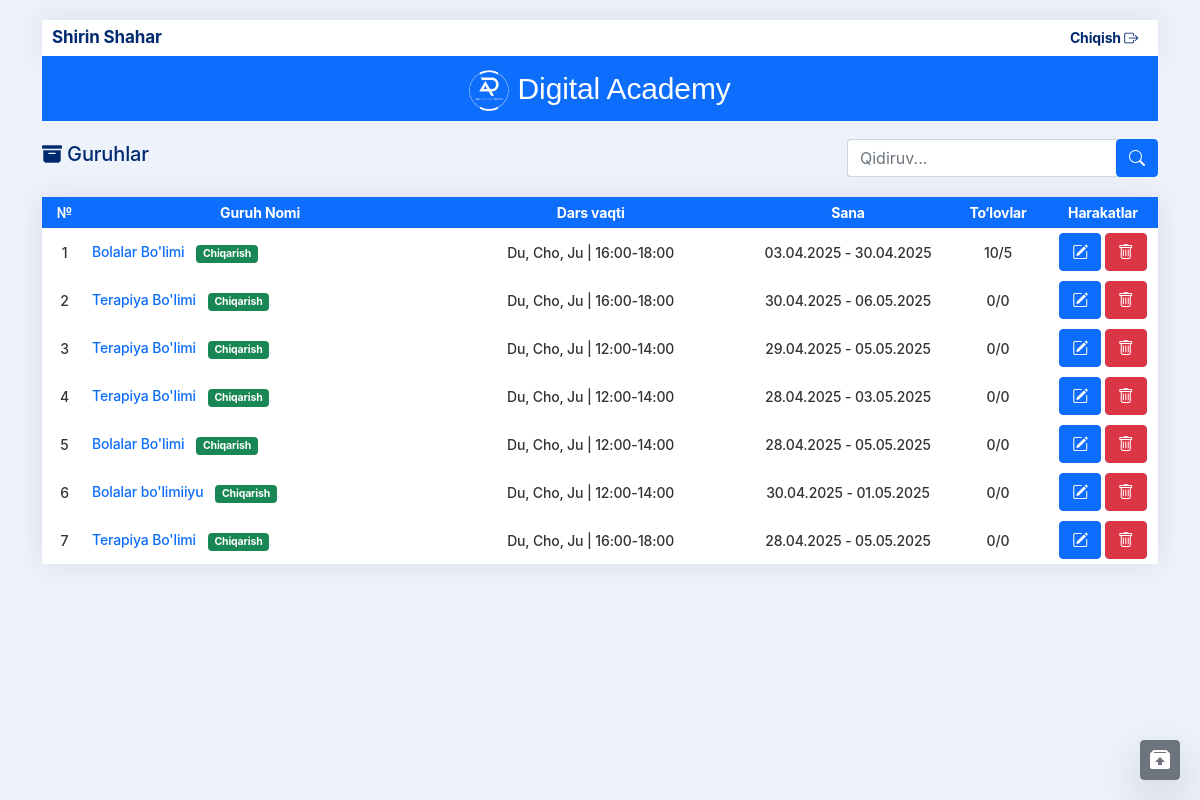
Screenshot of /arxiv-guruhlar/ (signed in) with the database file from the repository.
### center/models.py (models this page shows, shortened)
class Group(models.Model):
    DAYS_CHOICES = [
        ('Du, Cho, Ju', 'Du, Cho, Ju'),
        ('Se, Pa, Sha', 'Se, Pa, Sha'),
    ]
    name = models.CharField(max_length=100)
    start_date = models.DateField()
    end_date = models.DateField(null=True, blank=True)
    days = models.CharField(max_length=50, choices=DAYS_CHOICES, blank=True, null=True)  # Dars kunlari
    time = models.CharField(max_length=20, blank=True, null=True)  # Dars vaqti
    is_archived = models.BooleanField(default=False)  # Arxivlangan guruh

### center/views.py (the view)
# urls.py: path('arxiv-guruhlar/', views.archived_groups, name='archived_groups'),
@login_required
def archived_groups(request):
    groups = Group.objects.filter(is_archived=True)
    for group in groups:
        group_students = group.students.all()
        group.student_count = group_students.count()
        group.paid_count = group_students.filter(payments__isnull=False).distinct().count()
    return render(request, 'center/archived_groups.html', {'groups': groups})

### center/templates/center/archived_groups.html (shortened to what this page needs)
{% extends "center/base.html" %}
{% block content %}
{% load static %}
<div class="mb-2">
    <div class="topbar">
        <div class="city">
            Shirin Shahar
        </div>
        <div>
            <a href="{% url 'logout' %}" class="exit">Chiqish <i class="bi bi-box-arrow-right"></i></a>
        </div>
    </div>
    <header>
        <div class="logo">
            <img style="width:40px;" src="{% static 'image/logo.png' %}" alt="">
             Digital Academy
        </div>
    </header>
</div>
    <div class="group-search">
        <h5 style="color: #012970;"><i class="bi bi-archive-fill"></i> Guruhlar</h5>
        <form class="d-flex justify-content-center align-items-center" method="get" action="{% url 'home' %}">
                <input class="form-control search" type="search" placeholder="Qidiruv..." aria-label="Search" name="q" value="{{ query }}">
                <button style=" z-index: 1;" class="btn btn-primary" type="submit"><i class="bi bi-search"></i></button>
        </form>
    </div>
    <div class="group-table">
        <table>
            <thead>
                <tr>
                    <th style="width: 45px;">№</th>
                    <th>Guruh Nomi</th>
                    <th>Dars vaqti</th>
                    <th style="width: 200px;">Sana</th>
                    <th style="width: 100px;">To‘lovlar</th>
                    <th style="width: 110px;">Harakatlar</th>
                </tr>
            </thead>
            <tbody>
                {% for group in groups %}
                <tr>
                    <td>{{ forloop.counter }}</td>
                    <td class="text-start">
                    <a href="{% url 'group_detail' group.id %}">{{ group.name }}</a>
                    <a href="{% url 'unarchive_group' group.id %}">
                        <span class="badge bg-success  ms-2">Chiqarish</span>
                    </a>
                    </td>
                    <td>{{ group.days }} | {{ group.time }}</td>
                    <td>{{ group.start_date|date:"d.m.Y" }} - {{ group.end_date|date:"d.m.Y" }}</td>
                    <td>{{ group.student_count }}/{{ group.paid_count }}</td>
                    <td class="actions">
                        <a href="{% url 'edit_group' group.id %}" class="btn btn-primary"><i class="bi bi-pencil-square"></i></a>
                        <a href="#" class="btn btn-danger" data-bs-toggle="modal" data-bs-target="#confirmDeleteGroupModal" onclick="prepareGroupDelete({{ group.id }})"><i class="bi bi-trash"></i></a>
                    </td>
                </tr>
                {% empty %}
                <tr><td colspan="7" class="text-danger">Hozircha arxivda guruhlar mavjud emas</td></tr>
                {% endfor %}
            </tbody>
        </table>
    </div>
      <a href="{% url 'home' %}" class="btn btn-secondary shadow-lg rounded-5 d-flex align-items-center justify-content-center" style="width: 40px; height: 40px; position: fixed; bottom: 20px; right: 20px;">
        <img class="text-light" src="{% static 'image/svg/bxs-archive-out.svg' %}" alt="">
      </a>
{% endblock %}

### center/static/css/xxx.css (style rules this page uses)
body { font-family: -apple-system, BlinkMacSystemFont, "Segoe UI", Roboto, "Helvetica Neue", Arial, sans-serif; font-weight: 500; font-size: 14px; letter-spacing: -0.01em; background: rgb(238 242 250); padding: 20px 0px; color: #333; margin: 0; }
.topbar { background-color: #ffffff; padding: 5px 10px; text-align: center; font-size: 17px; font-weight: bold; display: flex; justify-content: space-between; align-items: center; box-shadow: 0px 0 30px rgba(1, 41, 112, 0.1); color: #012970; }
.exit { color: #012970; padding: 5px 10px; border: none; border-radius: 5px; cursor: pointer; font-size: 14px; }
header { background-color: #0d6efd; color: #fff; padding: 10px; text-align: center; }
.logo { font-family: 'Trebuchet MS', 'Lucida Sans Unicode', 'Lucida Grande', 'Lucida Sans', Arial, sans-serif; font-size: 30px; }
table { width: 100%; border-collapse: collapse; white-space: nowrap; box-shadow: 0px 0 30px rgba(1, 41, 112, 0.1); border-radius: 5px; padding: 10px; }
td, th { padding: 5px; text-align: center; }
th { background-color: #0d6efd; color: rgb(255, 255, 255); }
input { padding: 10px; border: 1px solid #ccc; border-radius: 4px; width: 100%; }
a { text-decoration: none; }
tr { background-color: #ffffff; }
.search { border-right: none; position: relative; left: 4px; }
.group-search { display: flex; justify-content: space-between; align-items: center; padding: 10px 0px; }

### rows the page displays
Group: name "Bolalar Bo'limi", days "Du, Cho, Ju", time "16:00-18:00", start_date "03.04.2025", end_date "30.04.2025", student_count "10", paid_count "5"
Group: name "Terapiya Bo'limi", days "Du, Cho, Ju", time "16:00-18:00", start_date "30.04.2025", end_date "06.05.2025", student_count "0", paid_count "0"
Group: name "Terapiya Bo'limi", days "Du, Cho, Ju", time "12:00-14:00", start_date "29.04.2025", end_date "05.05.2025", student_count "0", paid_count "0"
Group: name "Terapiya Bo'limi", days "Du, Cho, Ju", time "12:00-14:00", start_date "28.04.2025", end_date "03.05.2025", student_count "0", paid_count "0"
Group: name "Bolalar Bo'limi", days "Du, Cho, Ju", time "12:00-14:00", start_date "28.04.2025", end_date "05.05.2025", student_count "0", paid_count "0"
Group: name "Bolalar bo'limiiyu", days "Du, Cho, Ju", time "12:00-14:00", start_date "30.04.2025", end_date "01.05.2025", student_count "0", paid_count "0"
Group: name "Terapiya Bo'limi", days "Du, Cho, Ju", time "16:00-18:00", start_date "28.04.2025", end_date "05.05.2025", student_count "0", paid_count "0"
